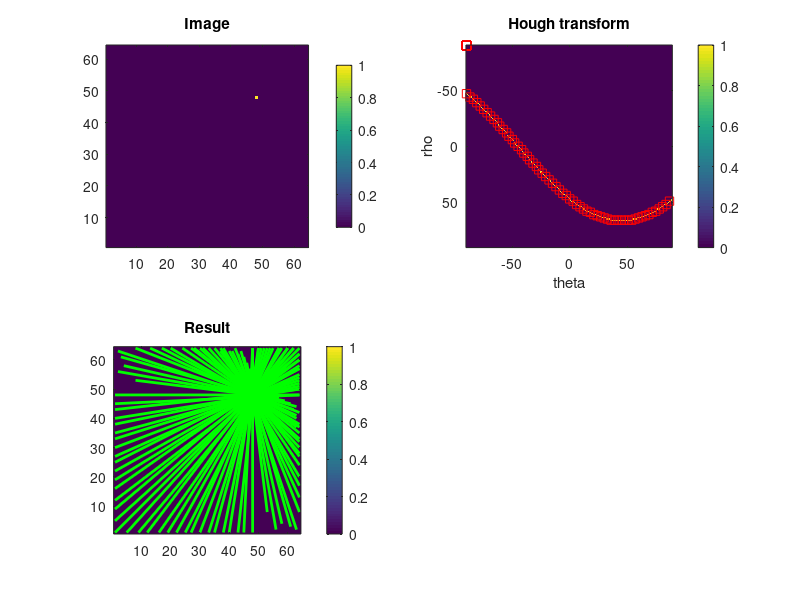

MATLAB code for this plot:
% Make an image with a point
% ==========================
im = zeros(64,64);
im(48,48) = 1;
figure(1)
subplot(2,2,1), imagesc(im);
axis image; axis xy; colorbar;
title('Image'),

% Call the Hough transform
% ========================
[H,T,R] = hough(im, 'Theta', -90:89);
subplot(2,2,2), imagesc(T,R,H);
xlabel('theta'), ylabel('rho');
title('Hough transform'), colorbar;

% Detect peaks
% ============
P  = houghpeaks(H,200,'threshold', 0);
x = T(P(:,2)); y = R(P(:,1));
hold on
plot(x,y,'s','color','red'), hold off

% Inverse Hough transform give Hough lines
% ========================================
lines = houghlines(ones(size(im)),T,R,P);

% Overlay Hough lines on image
% ============================
subplot(2,2,3), imagesc(im), hold on
title('Result'),
axis image; axis xy; colorbar;
for k = 1:length(lines)
  xy = [lines(k).point1; lines(k).point2];
  plot(xy(:,1),xy(:,2),'LineWidth',2,'Color','green');
end
hold off
